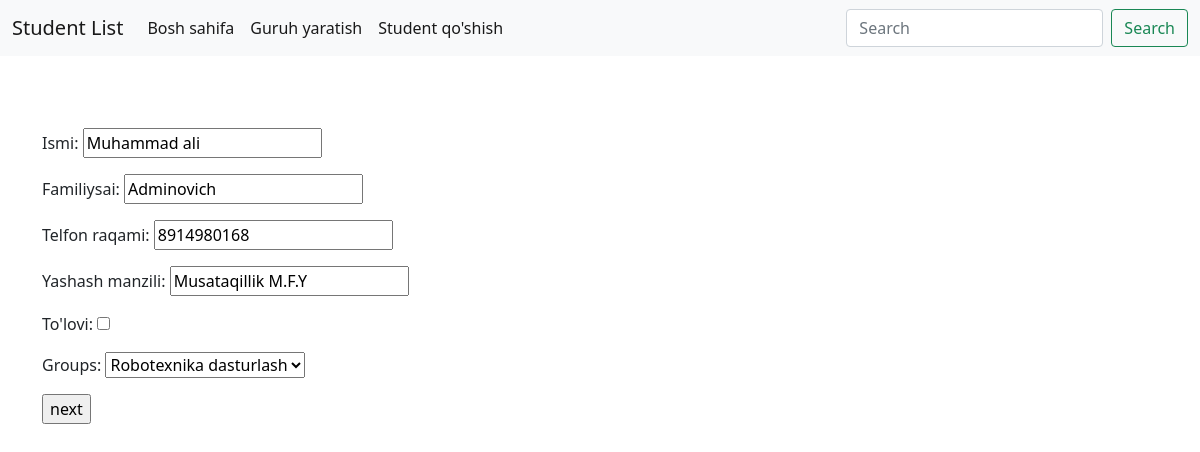
/update_student/5/, run on the app's committed database.
### main/models.py (models this page shows, shortened)
class Student(models.Model):
    name = models.CharField('Ismi',max_length=100)
    surname = models.CharField('Familiysai',max_length=100)
    phone = models.CharField('Telfon raqami',max_length=20 ,blank=True)
    address = models.CharField('Yashash manzili',max_length=200,blank=True)
    pay = models.BooleanField('To\'lovi',default=False)
    groups = models.ForeignKey(Groups, related_name='groups',on_delete=models.CASCADE)

### main/views.py (the view)
# urls.py: path('update_student/<pk>/', UpadateStudent.as_view(), name='upadet_student'),
class UpadateStudent(UpdateView):
    model = Student
    fields = '__all__'
    success_url = '/'
    template_name = 'create.html'

### main/models.py (called while the page is built)
    def __str__(self):
        return self.group_name

### templates/create.html (shortened to what this page needs)
{% extends 'base.html' %}
{% load static %}
{% block content %}
<div class="container">
    <form action="" method="POST">
        {{form.as_p}}
        <input type="submit" value="next">
    </form>
</div>
{% endblock content %}

### data on the page
Student: name "Muhammad ali", surname "Adminovich", phone "8914980168", address "Musataqillik M.F.Y", groups "Robotexnika dasturlash"
